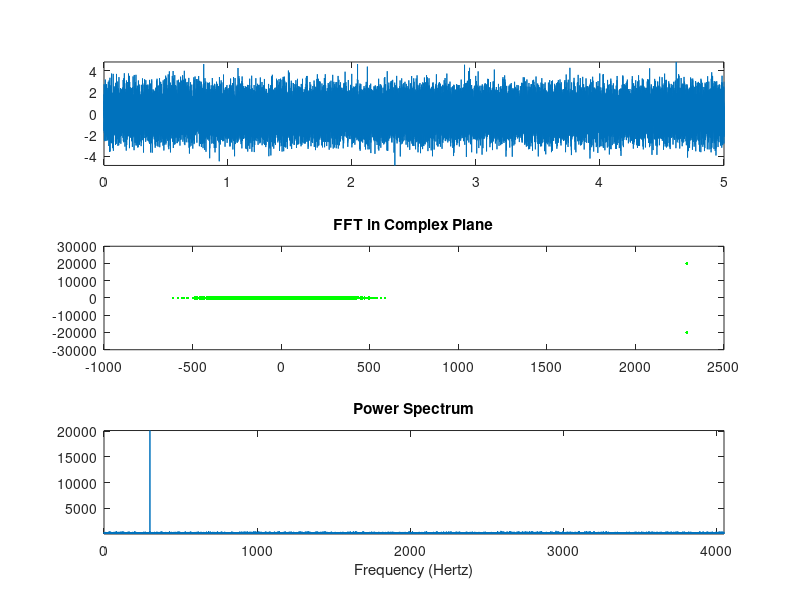

MATLAB code to generate this figure:
%FFT_demo
function FFT_demo()
%length of signal
sig_len = 5;
%sample rate
samp_rate = 8100;
%number of sample points
samp_points = sig_len * samp_rate;
t = linspace(0,sig_len,samp_points);
%frequency of sine wave in Hertz
input_freq = 300;
sig = sin(input_freq * pi * 2 * t);
gauss_error = randn(size(sig));
sig = sig + gauss_error;
fft_sig = fft(sig);
if length(fft_sig) ~= samp_points
    errordlg('length of fft should be same as number of samples!!')
end
subplot(3,1,1);
plot(t,sig)
axis tight
axis auto
subplot(3,1,2);
plot(fft_sig,'g.')
title('FFT in Complex Plane')
subplot(3,1,3);
frequencies = linspace(0,samp_rate,samp_points);
plot(frequencies(1:samp_points/2),abs(fft_sig(1:samp_points/2)));
axis tight
title('Power Spectrum')
xlabel('Frequency (Hertz)')